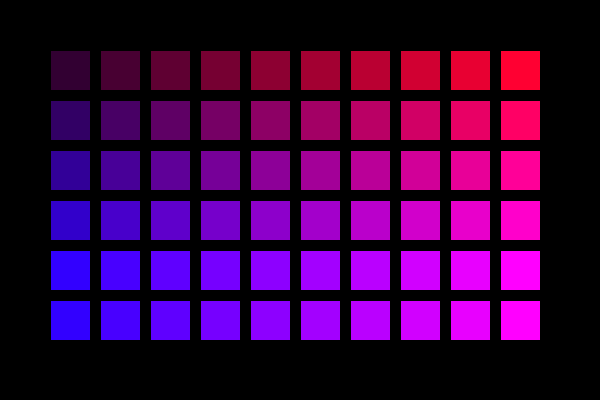
Frame 1 (no input)
Frame 2 (the mouse pressed at the canvas centre, redrawn once): identical to frame 1, image omitted

The Processing sketch that drew this single still picture (run headless with seeded random() and noise(); the mouse was pressed at the canvas centre and the sketch redrawn once):

// Processing sketch: msr_for_structure
// ── msr_for_structure.pde
void setup() {
  size(600, 400);
  background(0);
}

void draw() {
  for (int i = 1; i <= 10; i++) {
    for (int j = 1; j <= 6; j++) {
      float r = map(i,1,10,50,255);
      float b = map(j,1,5,50,255);
      fill(r,0,b);
      rect(i*50,j*50,40,40);
    }
  }  
  noLoop();
}
